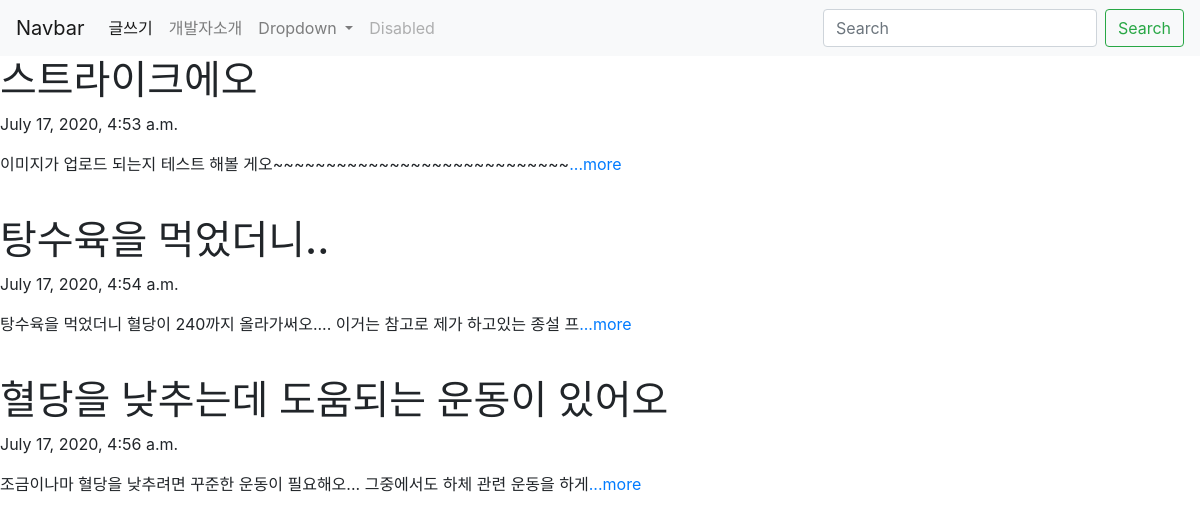
The page / on the database its author committed.
### blog/models.py (models this page shows, shortened)
class Blog(models.Model):
    title = models.CharField(max_length = 200)
    pub_date = models.DateTimeField('date published')
    body = models.TextField()
    images = models.ImageField(blank = True, upload_to = "images",null = True)
    def summary(self):
        return self.body[:50]

### blog/views.py (the view)
# urls.py: path('',blog.views.blog, name = 'blogs'),
def blog(request):
    blogs = Blog.objects
    return render(request,'blog.html',{'blogs':blogs})

### blog/templates/blog.html (shortened to what this page needs)
<Head>
<link rel="stylesheet" href="https://stackpath.bootstrapcdn.com/bootstrap/4.5.0/css/bootstrap.min.css">
</Head>
<body>
    <nav class="navbar navbar-expand-lg navbar-light bg-light">
        <a class="navbar-brand" href="#">Navbar</a>
        <div class="collapse navbar-collapse" id="navbarSupportedContent">
          <ul class="navbar-nav mr-auto">
            <li class="nav-item active">
              <a class="nav-link" href="{% url 'new' %}">글쓰기 <span class="sr-only">(current)</span></a>
            </li>
            <li class="nav-item">
              <a class="nav-link" href="{% url 'intro' %}">개발자소개</a>
            </li>
            <li class="nav-item dropdown">
              <a class="nav-link dropdown-toggle" href="#" id="navbarDropdown" role="button" data-toggle="dropdown" aria-haspopup="true" aria-expanded="false">
                Dropdown
              </a>
            </li>
            <li class="nav-item">
              <a class="nav-link disabled" href="#" tabindex="-1" aria-disabled="true">Disabled</a>
            </li>
          </ul>
          <form class="form-inline my-2 my-lg-0">
            <input class="form-control mr-sm-2" type="search" placeholder="Search" aria-label="Search">
            <button class="btn btn-outline-success my-2 my-sm-0" type="submit">Search</button>
          </form>
        </div>
      </nav>
    {% for blog in blogs.all %}
        <div>
            <h1>{{blog.title}}</h1>
            <p>{{blog.pub_date}}</p>
            <p>{{blog.summary}}<a href ="{% url 'detail' blog.id %}">...more</a></p>
            <br>
        </div>
    {% endfor %}
</body>

### rows shown on the page
Blog: title "스트라이크에오", pub_date "July 17, 2020, 4:53 a.m.", summary "이미지가 업로드 되는지 테스트 해볼 게오~~~~~~~~~~~~~~~~~~~~~~~~~~~~"
Blog: title "탕수육을 먹었더니..", pub_date "July 17, 2020, 4:54 a.m.", summary "탕수육을 먹었더니 혈당이 240까지 올라가써오.... 이거는 참고로 제가 하고있는 종설 프"
Blog: title "혈당을 낮추는데 도움되는 운동이 있어오", pub_date "July 17, 2020, 4:56 a.m.", summary "조금이나마 혈당을 낮추려면 꾸준한 운동이 필요해오... 그중에서도 하체 관련 운동을 하게"
